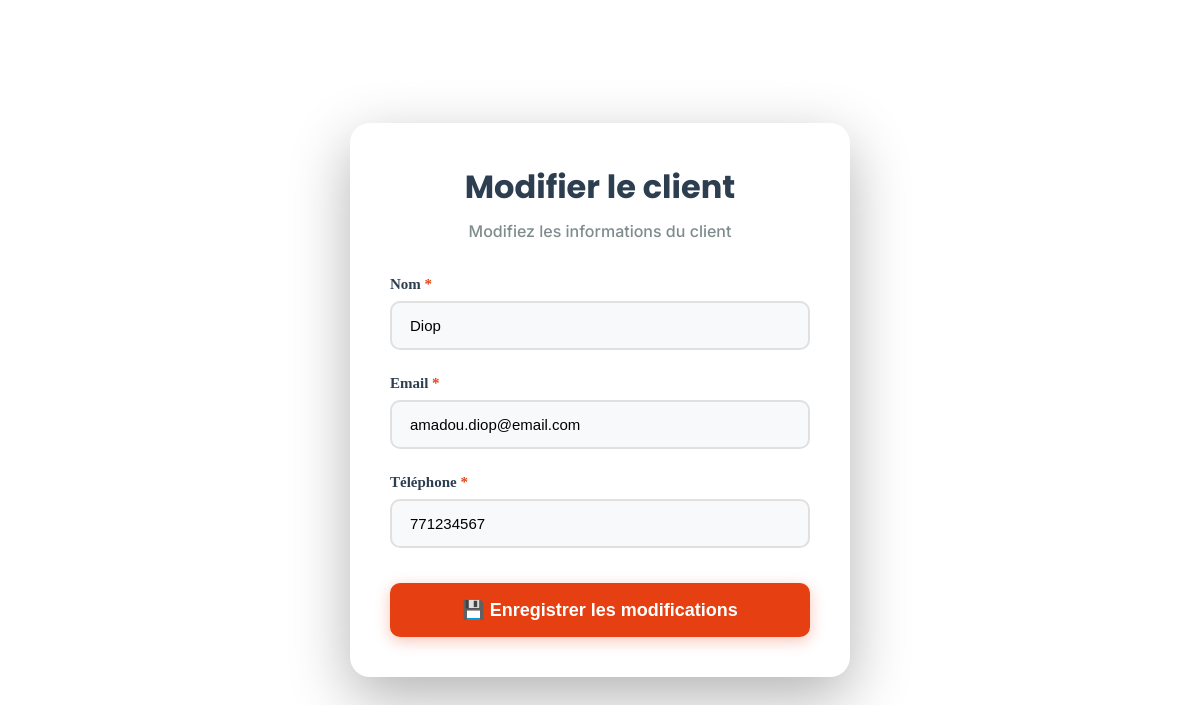
Page /clients/modification_client.php?id=1 on the committed database.
### tables this page shows
CREATE TABLE IF NOT EXISTS `clients` (
  `id` int NOT NULL AUTO_INCREMENT,
  `nom` varchar(100) NOT NULL,
  `prenom` varchar(100) NOT NULL,
  `email` varchar(150) NOT NULL,
  `telephone` varchar(20) NOT NULL,
  `adresse` text NOT NULL,
  `date_inscription` timestamp NULL DEFAULT CURRENT_TIMESTAMP,
  PRIMARY KEY (`id`),
  UNIQUE KEY `email` (`email`),
  KEY `idx_nom` (`nom`,`prenom`),
  KEY `idx_email` (`email`)
);

### Crud/Client_crud.php (called while the page is built, shortened)
<?php
require_once __DIR__ . '/../config/Database.php';
class Client_crud {
    private $db;
    public function __construct() {
        $database = new Database();
        $this->db = $database->connect();
    }
    public function getById($id) {
        $stmt = $this->db->prepare("SELECT * FROM clients WHERE id=?");
        $stmt->execute([$id]);
        return $stmt->fetch(PDO::FETCH_ASSOC);
    }
}
?>

### config/database.php (called while the page is built, shortened)
<?php
class Database {
    private $host = "localhost";
    private $dbname = "location_vehicules";
    private $username = "root";
    private $password = "";
    public function connect() {
        $this->conn = null;
        try {
            $this->conn = new PDO(
                "mysql:host={$this->host};dbname={$this->dbname};charset=utf8",
                $this->username,
                $this->password
            );
            $this->conn->setAttribute(PDO::ATTR_ERRMODE, PDO::ERRMODE_EXCEPTION);
        } catch(PDOException $e) {
            echo "Erreur de connexion : " . $e->getMessage();
            exit;
        }
        return $this->conn;
    }
}
?>

### clients/modification_client.php (the view, shortened to what this page needs)
<?php
require_once __DIR__ . '/../Crud/Client_crud.php';
$clientCrud = new Client_crud();
$client = $clientCrud->getById($_GET['id']);
?>
<!DOCTYPE html>
<html lang="fr">
<head>
    <link rel="stylesheet" href="modifier.css">
</head>
<body>
    <div class="form-container">
        <div class="form-header">
            <h2>Modifier le client</h2>
            <p>Modifiez les informations du client</p>
        </div>
        <form method="POST">
            <div class="form-group">
                <label>Nom <span>*</span></label>
                <input type="text" name="nom" value="<?= htmlspecialchars($client['nom']) ?>" required>
            </div>
            <div class="form-group">
                <label>Email <span>*</span></label>
                <input type="email" name="email" value="<?= htmlspecialchars($client['email']) ?>" required>
            </div>
            <div class="form-group">
                <label>Téléphone <span>*</span></label>
                <input type="text" name="telephone" value="<?= htmlspecialchars($client['telephone']) ?>" required>
            </div>
            <button type="submit">
                💾 Enregistrer les modifications
            </button>
        </form>
    </div>
</body>
</html>

### clients/modifier.css (style rules this page uses)
* { margin: 0; padding: 0; box-sizing: border-box; }
body { min-height: 100vh; display: flex; justify-content: center; align-items: center; padding: 20px; }
h2 { font-family: "Poppins", sans-serif; font-weight: 700; font-style: normal; font-size: 24px; }
p { font-family: "Inter", sans-serif; font-optical-sizing: auto; font-weight: 500; font-style: normal; font-size: 16px; }
.form-container { background: white; border-radius: 20px; box-shadow: 0 20px 60px rgba(0, 0, 0, 0.3); padding: 40px; max-width: 500px; width: 100%; animation: slideUp 0.5s ease; }
.form-header { text-align: center; margin-bottom: 35px; }
.form-header h2 { color: #2c3e50; font-size: 32px; margin-bottom: 10px; font-weight: 700; }
.form-header p { color: #7f8c8d; font-size: 16px; }
.form-group { margin-bottom: 25px; }
label { display: block; color: #2c3e50; font-weight: 600; margin-bottom: 8px; font-size: 15px; }
label span { color: #E63F11; }
input[type="text"], input[type="email"] { width: 100%; padding: 14px 18px; border: 2px solid #e0e0e0; border-radius: 10px; font-size: 15px; transition: all 0.3s ease; background: #f8f9fa; }
button[type="submit"] { width: 100%; padding: 16px; background: #E63F11; color: white; border: none; border-radius: 10px; font-size: 18px; font-weight: 700; cursor: pointer; transition: all 0.3s ease; margin-top: 10px; box-shadow: 0 4px 15px rgba(230, 63, 17, 0.3); }

### rows in the picture
clients: nom "Diop", email "amadou.diop@email.com", telephone "771234567"
